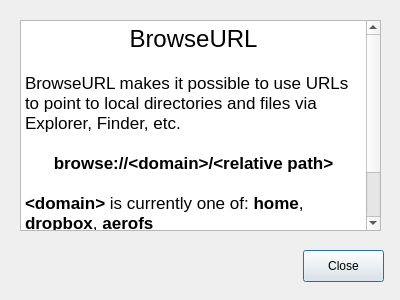
<?xml version="1.0" encoding="UTF-8"?>
<ui version="4.0">
 <class>AboutDialog</class>
 <widget class="QDialog" name="AboutDialog">
  <property name="geometry">
   <rect>
    <x>0</x>
    <y>0</y>
    <width>400</width>
    <height>300</height>
   </rect>
  </property>
  <property name="sizePolicy">
   <sizepolicy hsizetype="Fixed" vsizetype="Fixed">
    <horstretch>0</horstretch>
    <verstretch>0</verstretch>
   </sizepolicy>
  </property>
  <property name="windowTitle">
   <string>About BrowseURL…</string>
  </property>
  <property name="modal">
   <bool>false</bool>
  </property>
  <widget class="QTextBrowser" name="textBrowser">
   <property name="geometry">
    <rect>
     <x>20</x>
     <y>20</y>
     <width>361</width>
     <height>211</height>
    </rect>
   </property>
   <property name="html">
    <string>&lt;!DOCTYPE HTML PUBLIC &quot;-//W3C//DTD HTML 4.0//EN&quot; &quot;http://www.w3.org/TR/REC-html40/strict.dtd&quot;&gt;
&lt;html&gt;&lt;head&gt;&lt;meta name=&quot;qrichtext&quot; content=&quot;1&quot; /&gt;&lt;style type=&quot;text/css&quot;&gt;
p, li { white-space: pre-wrap; }
&lt;/style&gt;&lt;/head&gt;&lt;body style=&quot; font-family:'Lucida Grande'; font-size:13pt; font-weight:400; font-style:normal;&quot;&gt;
&lt;p align=&quot;center&quot; style=&quot; margin-top:0px; margin-bottom:0px; margin-left:0px; margin-right:0px; -qt-block-indent:0; text-indent:0px;&quot;&gt;&lt;span style=&quot; font-size:18pt;&quot;&gt;BrowseURL&lt;/span&gt;&lt;/p&gt;
&lt;p style=&quot;-qt-paragraph-type:empty; margin-top:0px; margin-bottom:0px; margin-left:0px; margin-right:0px; -qt-block-indent:0; text-indent:0px;&quot;&gt;&lt;/p&gt;
&lt;p style=&quot; margin-top:0px; margin-bottom:0px; margin-left:0px; margin-right:0px; -qt-block-indent:0; text-indent:0px;&quot;&gt;BrowseURL makes it possible to use URLs to point to local directories and files via Explorer, Finder, etc.&lt;/p&gt;
&lt;p style=&quot;-qt-paragraph-type:empty; margin-top:0px; margin-bottom:0px; margin-left:0px; margin-right:0px; -qt-block-indent:0; text-indent:0px;&quot;&gt;&lt;/p&gt;
&lt;p align=&quot;center&quot; style=&quot; margin-top:0px; margin-bottom:0px; margin-left:0px; margin-right:0px; -qt-block-indent:0; text-indent:0px;&quot;&gt;&lt;span style=&quot; font-weight:600;&quot;&gt;browse://&amp;lt;domain&amp;gt;/&amp;lt;relative path&amp;gt;&lt;/span&gt;&lt;/p&gt;
&lt;p style=&quot;-qt-paragraph-type:empty; margin-top:0px; margin-bottom:0px; margin-left:0px; margin-right:0px; -qt-block-indent:0; text-indent:0px;&quot;&gt;&lt;/p&gt;
&lt;p style=&quot; margin-top:0px; margin-bottom:0px; margin-left:0px; margin-right:0px; -qt-block-indent:0; text-indent:0px;&quot;&gt;&lt;span style=&quot; font-weight:600;&quot;&gt;&amp;lt;domain&amp;gt;&lt;/span&gt; is currently one of: &lt;span style=&quot; font-weight:600;&quot;&gt;home&lt;/span&gt;, &lt;span style=&quot; font-weight:600;&quot;&gt;dropbox&lt;/span&gt;, &lt;span style=&quot; font-weight:600;&quot;&gt;aerofs&lt;/span&gt;&lt;/p&gt;
&lt;p style=&quot;-qt-paragraph-type:empty; margin-top:0px; margin-bottom:0px; margin-left:0px; margin-right:0px; -qt-block-indent:0; text-indent:0px;&quot;&gt;&lt;/p&gt;
&lt;p style=&quot; margin-top:0px; margin-bottom:0px; margin-left:0px; margin-right:0px; -qt-block-indent:0; text-indent:0px;&quot;&gt;TODO: A lot…&lt;/p&gt;
&lt;p style=&quot;-qt-paragraph-type:empty; margin-top:0px; margin-bottom:0px; margin-left:0px; margin-right:0px; -qt-block-indent:0; text-indent:0px;&quot;&gt;&lt;/p&gt;&lt;/body&gt;&lt;/html&gt;</string>
   </property>
  </widget>
  <widget class="QPushButton" name="pushButton">
   <property name="geometry">
    <rect>
     <x>303</x>
     <y>250</y>
     <width>81</width>
     <height>32</height>
    </rect>
   </property>
   <property name="text">
    <string>Close</string>
   </property>
  </widget>
 </widget>
 <resources/>
 <connections>
  <connection>
   <sender>pushButton</sender>
   <signal>clicked()</signal>
   <receiver>AboutDialog</receiver>
   <slot>reject()</slot>
   <hints>
    <hint type="sourcelabel">
     <x>308</x>
     <y>266</y>
    </hint>
    <hint type="destinationlabel">
     <x>215</x>
     <y>248</y>
    </hint>
   </hints>
  </connection>
 </connections>
</ui>
